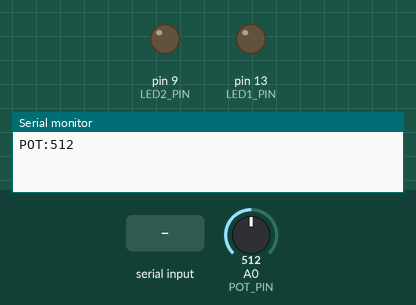
A sketch run on a simulated Arduino Uno, built with avr-gcc and run on an emulated ATmega328P. On the bench: output pins drawn as LEDs (lit = HIGH), the last lines printed to the serial monitor. The inputs (shaded band) are chosen by the test bench; at power-on: A0 (POT_PIN) = 512.

Above: at 1.2 s.
1.3 s: "ON\n" received over Serial
At 1.9 s:
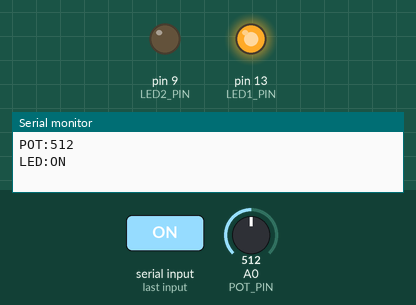
2.8 s: "PWM:90\n" received over Serial
At 3.2 s:
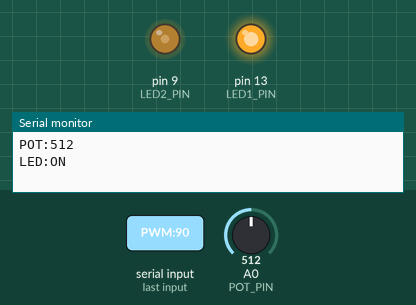
4.3 s: "OFF\n" received over Serial
At 5.4 s:
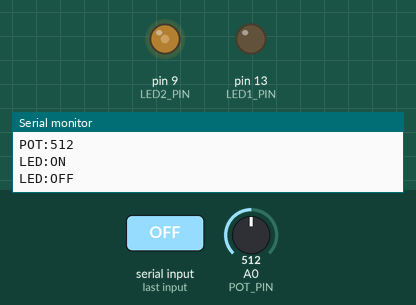
Timing chart, 0 to 7.3 s (numbered marks = the images above; inputs shaded):
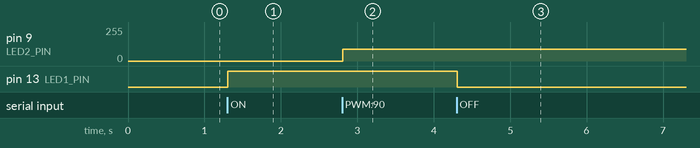

Measured:
- after the input at 1.3 s, pin 13 (LED1_PIN): LOW → HIGH at once
- after the input at 2.8 s, pin 9 (LED2_PIN): 0/255 → 90/255 at once
- after the input at 4.3 s, pin 13 (LED1_PIN): HIGH → LOW at once

The sketch:

led2_pwm_test.ino
```cpp
// p5.js sketch.js와 짝을 이루는 최소 테스트 스케치
// 수신: ON / OFF / PWM:0~255 (줄바꿈 포함)
// 송신: POT:0~1023

const int LED1_PIN = 13;  // 토글 LED
const int LED2_PIN = 9;   // 밝기 조절 LED (PWM)
const int POT_PIN  = A0;

int lastPot = -1;
unsigned long lastPotTime = 0;

void setup() {
  Serial.begin(9600);
  Serial.setTimeout(50);          // readStringUntil 대기 시간 단축
  pinMode(LED1_PIN, OUTPUT);
  pinMode(LED2_PIN, OUTPUT);
  analogWrite(LED2_PIN, 0);
}

void loop() {
  // 1) 웹에서 온 명령 처리
  if (Serial.available()) {
    String line = Serial.readStringUntil('\n');
    line.trim();
    line.toUpperCase();

    if (line.startsWith("PWM:")) {
      int v = constrain(line.substring(4).toInt(), 0, 255);
      analogWrite(LED2_PIN, v);
    } else if (line == "ON") {
      digitalWrite(LED1_PIN, HIGH);
      Serial.println("LED:ON");
    } else if (line == "OFF") {
      digitalWrite(LED1_PIN, LOW);
      Serial.println("LED:OFF");
    }
  }

  // 2) 가변저항 값이 바뀌면 100ms마다 전송
  if (millis() - lastPotTime > 100) {
    lastPotTime = millis();
    int pot = analogRead(POT_PIN);
    if (abs(pot - lastPot) > 2) {
      lastPot = pot;
      Serial.print("POT:");
      Serial.println(pot);
    }
  }
}
```
